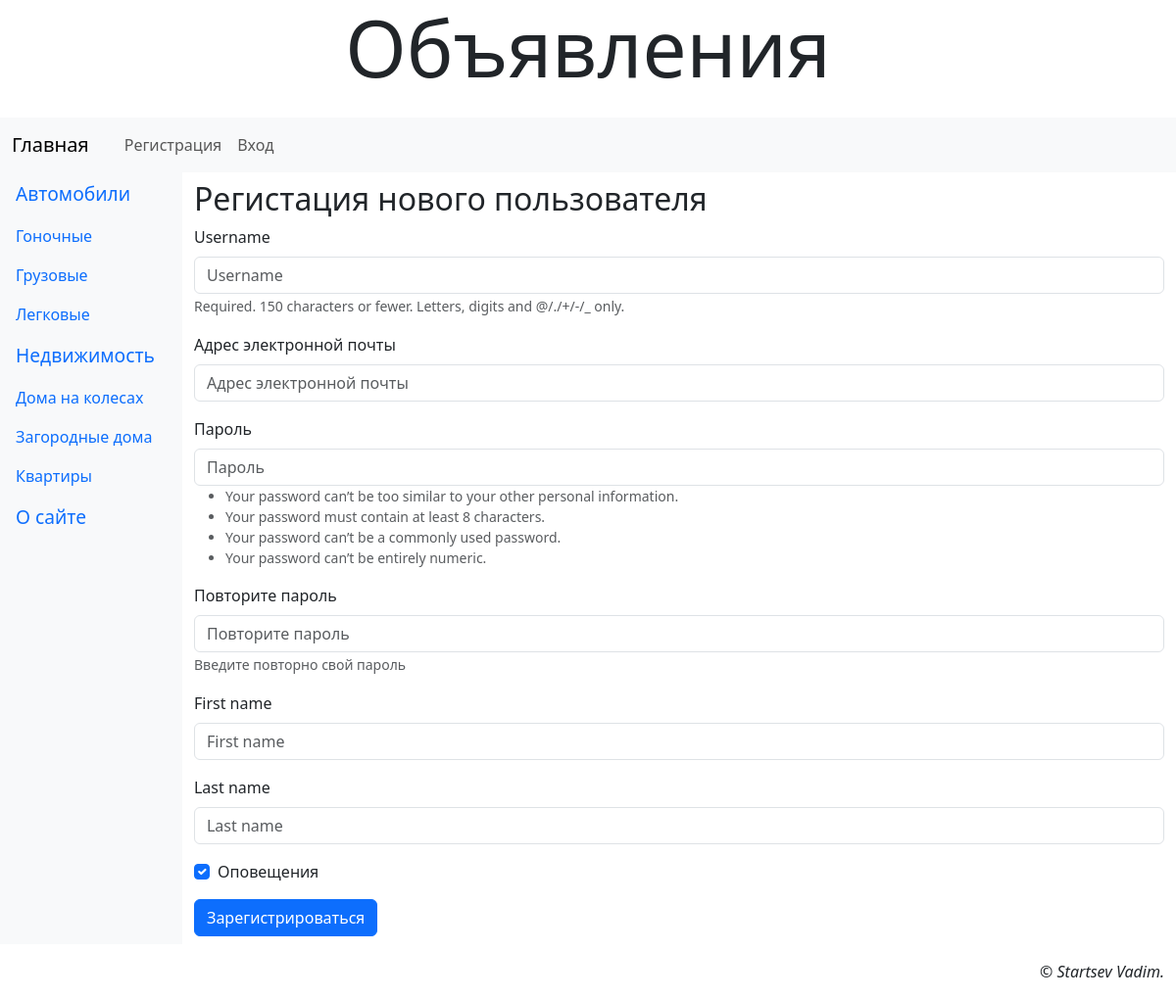
Screenshot of /accounts/register with the database file from the repository.
### landing/models.py (models this page shows)
class Rubric(models.Model):
    name = models.CharField(max_length=20, unique=True, verbose_name='Название')
    order = models.SmallIntegerField(default=0, db_index=True, verbose_name='Порядок')
    super_rubric = models.ForeignKey('SuperRubric', on_delete=models.PROTECT, null=True, blank=True, verbose_name='Надрубрика')

### landing/views.py (the view)
# urls.py: path('accounts/register', RegisterView.as_view(), name='register'),
class RegisterView(CreateView):
    model = AdvUser
    template_name = 'main/register.html'
    form_class = RegisterForm
    success_url = reverse_lazy('landing:register_done')

### landing/forms.py (shortened to what this page needs)
class RegisterForm(forms.ModelForm):
    email = forms.EmailField(required=True, label='Адрес электронной почты')
    password1 = forms.CharField(label='Пароль', widget=forms.PasswordInput,
                                help_text=password_validation.password_validators_help_text_html())
    password2 = forms.CharField(label='Повторите пароль', widget=forms.PasswordInput,
                                help_text='Введите повторно свой пароль')
    class Meta:
        model = AdvUser
        fields = ('username', 'email', 'password1', 'password2',
                  'first_name', 'last_name', 'send_messages')

### landing/models.py (called while the page is built)
    def get_queryset(self):
        return super().get_queryset().filter(super_rubric__isnull=False)

### landing/templates/main/register.html (shortened to what this page needs)
{% extends 'layout/basic.html' %}
{% load django_bootstrap5 %}
{% block content %}
    <h2>Регистация нового пользователя</h2>
    <form method="post">
        {% bootstrap_form form layout='horizontal' %}
        {% bootstrap_button 'Зарегистрироваться' %}
    </form>
{% endblock %}

### landing/templates/layout/basic.html (shortened to what this page needs)
{% load django_bootstrap5 %}
{% load static %}
<!DOCTYPE html>
<head>
    {% bootstrap_css %}
    <link rel="stylesheet" type="text/css"
         href="{% static 'main/style.css' %}">
</head>
<body class="container-fluid">
    <header class="mb-4">
        <h1 class="display-1 text-center">Объявления</h1>
    </header>
    <nav class="row navbar navbar-expand-md bg-light">
        <div class="col container">
            <a class="navbar-brand"
                href="{% url 'landing:index' %}">Главная</a>
            <div class="collapse navbar-collapse justify-content-end"
                id="navbarNav">
                <div class="container">
                    <div class="navbar-nav ms-md-auto">
                        {% if user.is_authenticated %}
                        <div class="nav-item dropdown">
                            <a class="nav-link dropdown-toggle"
                                data-bs-toggle="dropdown" href="#">Профиль</a>
                            <div class="dropdown-menu">
                                <a class="dropdown-item" href="{% url 'landing:profile' %}">Мои объявления</a>
                                <a class="dropdown-item" href="{% url 'landing:profile_edit' %}">Изменить
                                    личные данные</a>
                                <a class="dropdown-item" href="{% url 'landing:password_edit' %}">Сменить пароль</a>
                                <hr class="dropdown-divider">
                                <form class="px-3" method="post" action="{% url 'landing:logout' %}">
                                    {% csrf_token %}
                                    {% bootstrap_button 'Выйти' button_class='btn-danger' %}
                                </form>
                                <hr class="dropdown-divider">
                                <a class="dropdown-item" href="{% url 'landing:profile_delete' %}">Удалить</a>
                            </div>
                        </div>
                        {% else %}
                        <a class="nav-link" href="{% url 'landing:register' %}">Регистрация</a>
                        <a class="nav-link" href="{% url 'landing:login' %}">Вход</a>
                        {% endif %}
                    </div>
                </div>
            </div>
        </div>
    </nav>
    <div class="row">
        <nav class="col-md-auto nav flex-column bg-light">
            {% for rubric in rubrics %}
                {% ifchanged rubric.super_rubric.pk %}
                <span class="nav-link root">{{ rubric.super_rubric.name }}</span>
                {% endifchanged %}
                <a class="nav-link" href="{% url 'landing:rubric_bbs' pk=rubric.pk %}">
                    {{ rubric.name }}
                </a>
            {% endfor %}
            <a class="nav-link root" href="{% url 'landing:other' page='about' %}">
                О сайте</a>
        </nav>
        <main class="col py-2">
            {% block content %}
            {% endblock %}
        </main>
    </div>
    <footer class="mt-3">
        <p class="text-end fst-italic">&copy; Startsev Vadim.</p>
    </footer>
</body>
</html>

### landing/static/main/style.css (style rules this page uses)
.root { font-size: larger; }

### rows the page displays
Rubric: super_rubric.name "Автомобили", name "Гоночные"
Rubric: name "Грузовые"
Rubric: name "Легковые"
Rubric: super_rubric.name "Недвижимость", name "Дома на колесах"
Rubric: name "Загородные дома"
Rubric: name "Квартиры"
